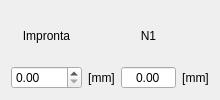
               <widget class="QWidget" name="tab_6">
                <attribute name="title">
                 <string>Destructivo</string>
                </attribute>
                <layout class="QGridLayout" name="gridLayout_14">
                 <item row="0" column="0">
                  <widget class="QLabel" name="label_46">
                   <property name="text">
                    <string>Impronta</string>
                   </property>
                   <property name="alignment">
                    <set>Qt::AlignCenter</set>
                   </property>
                  </widget>
                 </item>
                 <item row="1" column="3">
                  <widget class="QLabel" name="label_57">
                   <property name="text">
                    <string>[mm]</string>
                   </property>
                   <property name="alignment">
                    <set>Qt::AlignCenter</set>
                   </property>
                  </widget>
                 </item>
                 <item row="1" column="1">
                  <widget class="QLabel" name="label_56">
                   <property name="text">
                    <string>[mm]</string>
                   </property>
                   <property name="alignment">
                    <set>Qt::AlignCenter</set>
                   </property>
                  </widget>
                 </item>
                 <item row="1" column="0">
                  <widget class="QDoubleSpinBox" name="caja_119">
                   <property name="minimumSize">
                    <size>
                     <width>50</width>
                     <height>0</height>
                    </size>
                   </property>
                   <property name="alignment">
                    <set>Qt::AlignLeading|Qt::AlignLeft|Qt::AlignVCenter</set>
                   </property>
                   <property name="readOnly">
                    <bool>false</bool>
                   </property>
                   <property name="buttonSymbols">
                    <enum>QAbstractSpinBox::UpDownArrows</enum>
                   </property>
                   <property name="maximum">
                    <double>9999.989999999999782</double>
                   </property>
                  </widget>
                 </item>
                 <item row="0" column="2">
                  <widget class="QLabel" name="label_47">
                   <property name="text">
                    <string>N1</string>
                   </property>
                   <property name="alignment">
                    <set>Qt::AlignCenter</set>
                   </property>
                  </widget>
                 </item>
                 <item row="1" column="2">
                  <widget class="QDoubleSpinBox" name="caja_120">
                   <property name="minimumSize">
                    <size>
                     <width>50</width>
                     <height>0</height>
                    </size>
                   </property>
                   <property name="alignment">
                    <set>Qt::AlignCenter</set>
                   </property>
                   <property name="readOnly">
                    <bool>true</bool>
                   </property>
                   <property name="buttonSymbols">
                    <enum>QAbstractSpinBox::NoButtons</enum>
                   </property>
                   <property name="maximum">
                    <double>9999.989999999999782</double>
                   </property>
                  </widget>
                 </item>
                </layout>
               </widget>
